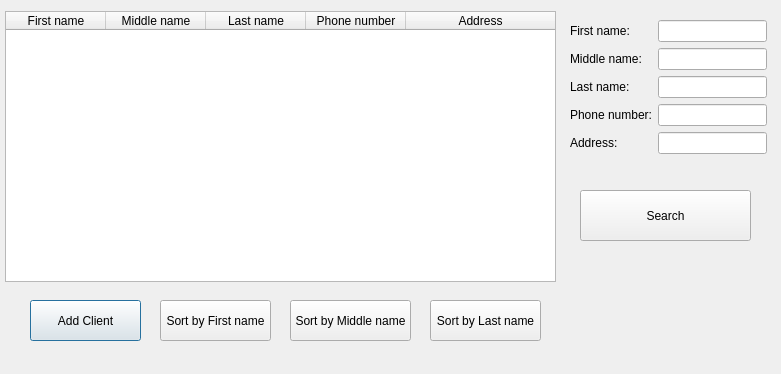
<?xml version="1.0" encoding="UTF-8"?>
<ui version="4.0">
 <class>DialogClient</class>
 <widget class="QDialog" name="DialogClient">
  <property name="geometry">
   <rect>
    <x>0</x>
    <y>0</y>
    <width>781</width>
    <height>374</height>
   </rect>
  </property>
  <property name="windowTitle">
   <string>Clients</string>
  </property>
  <property name="styleSheet">
   <string notr="true"/>
  </property>
  <widget class="QTableWidget" name="tableWidget_client">
   <property name="geometry">
    <rect>
     <x>5</x>
     <y>11</y>
     <width>551</width>
     <height>271</height>
    </rect>
   </property>
   <attribute name="horizontalHeaderStretchLastSection">
    <bool>true</bool>
   </attribute>
   <column>
    <property name="text">
     <string>First name</string>
    </property>
   </column>
   <column>
    <property name="text">
     <string>Middle name</string>
    </property>
   </column>
   <column>
    <property name="text">
     <string>Last name</string>
    </property>
   </column>
   <column>
    <property name="text">
     <string>Phone number</string>
    </property>
   </column>
   <column>
    <property name="text">
     <string>Address</string>
    </property>
   </column>
  </widget>
  <widget class="QPushButton" name="pushButton_add">
   <property name="geometry">
    <rect>
     <x>30</x>
     <y>300</y>
     <width>111</width>
     <height>41</height>
    </rect>
   </property>
   <property name="text">
    <string>Add Client</string>
   </property>
  </widget>
  <widget class="QPushButton" name="pushButton_sort_first">
   <property name="geometry">
    <rect>
     <x>160</x>
     <y>300</y>
     <width>111</width>
     <height>41</height>
    </rect>
   </property>
   <property name="text">
    <string>Sort by First name</string>
   </property>
  </widget>
  <widget class="QPushButton" name="pushButton_sort_middle">
   <property name="geometry">
    <rect>
     <x>290</x>
     <y>300</y>
     <width>121</width>
     <height>41</height>
    </rect>
   </property>
   <property name="text">
    <string>Sort by Middle name</string>
   </property>
  </widget>
  <widget class="QPushButton" name="pushButton_sort_last">
   <property name="geometry">
    <rect>
     <x>430</x>
     <y>300</y>
     <width>111</width>
     <height>41</height>
    </rect>
   </property>
   <property name="text">
    <string>Sort by Last name</string>
   </property>
  </widget>
  <widget class="QPushButton" name="pushButton_search">
   <property name="geometry">
    <rect>
     <x>580</x>
     <y>190</y>
     <width>171</width>
     <height>51</height>
    </rect>
   </property>
   <property name="text">
    <string>Search</string>
   </property>
  </widget>
  <widget class="QWidget" name="layoutWidget">
   <property name="geometry">
    <rect>
     <x>570</x>
     <y>20</y>
     <width>197</width>
     <height>146</height>
    </rect>
   </property>
   <layout class="QFormLayout" name="formLayout">
    <item row="0" column="0">
     <widget class="QLabel" name="label">
      <property name="text">
       <string>First name:</string>
      </property>
     </widget>
    </item>
    <item row="0" column="1">
     <widget class="QLineEdit" name="lineEdit_first"/>
    </item>
    <item row="1" column="0">
     <widget class="QLabel" name="label_2">
      <property name="text">
       <string>Middle name:</string>
      </property>
     </widget>
    </item>
    <item row="1" column="1">
     <widget class="QLineEdit" name="lineEdit_middle"/>
    </item>
    <item row="2" column="0">
     <widget class="QLabel" name="label_3">
      <property name="text">
       <string>Last name:</string>
      </property>
     </widget>
    </item>
    <item row="2" column="1">
     <widget class="QLineEdit" name="lineEdit_last"/>
    </item>
    <item row="3" column="0">
     <widget class="QLabel" name="label_4">
      <property name="text">
       <string>Phone number:</string>
      </property>
     </widget>
    </item>
    <item row="3" column="1">
     <widget class="QLineEdit" name="lineEdit_NUM"/>
    </item>
    <item row="4" column="0">
     <widget class="QLabel" name="label_5">
      <property name="text">
       <string>Address:</string>
      </property>
     </widget>
    </item>
    <item row="4" column="1">
     <widget class="QLineEdit" name="lineEdit_address"/>
    </item>
   </layout>
  </widget>
 </widget>
 <resources/>
 <connections/>
</ui>
